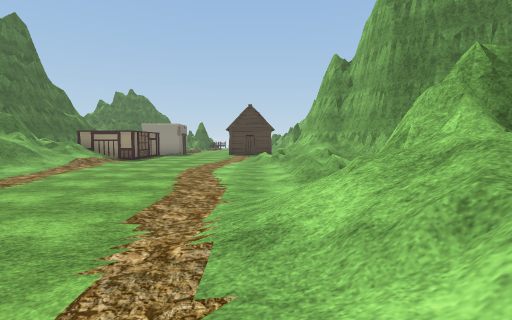
[1] (above)

18 first-person views from a walk through a Unity game level. The camera is 1.2 m above the floor, tilts 4° down and sees 85° across. The floor is counted in squares, 2 m on a side. Each view is taken from the middle of a square. On the plan, view 1 faces up. The plan holds only what a view shows up to about 9 squares ahead; the rest is blank. The place goes on beyond the plan. Some animated figures are left out. Some surface patterns are stand-ins.

[2]
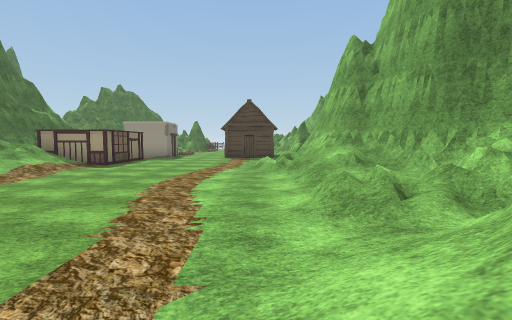

[3]
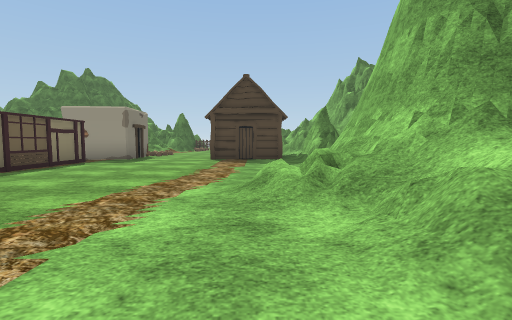

[4]
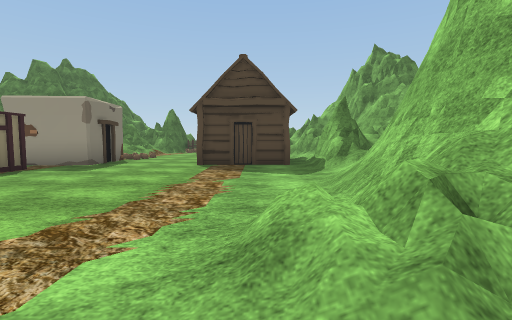

[5]
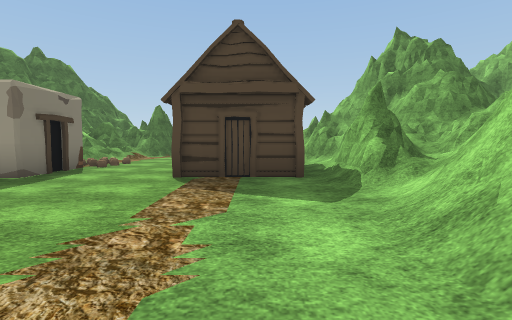

[6]
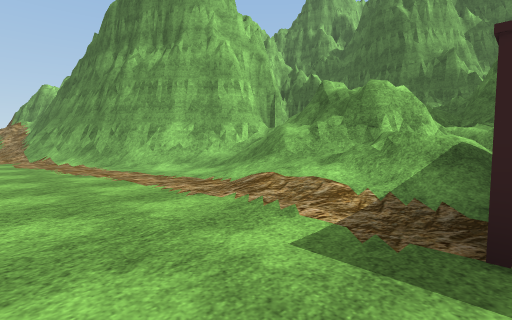

[7]
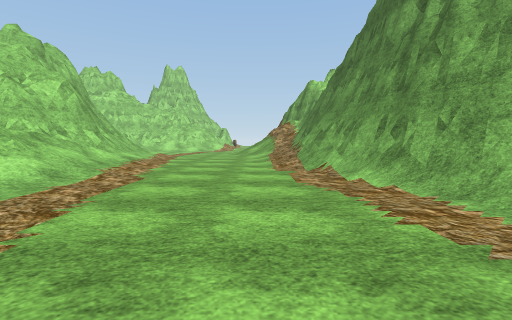

[8]
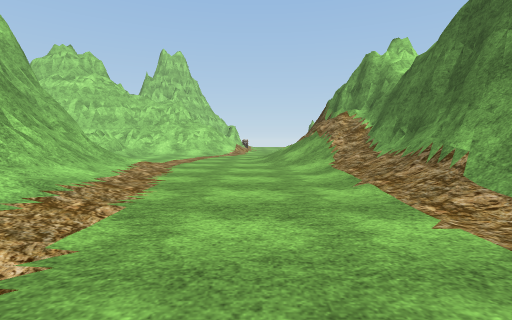

[9]
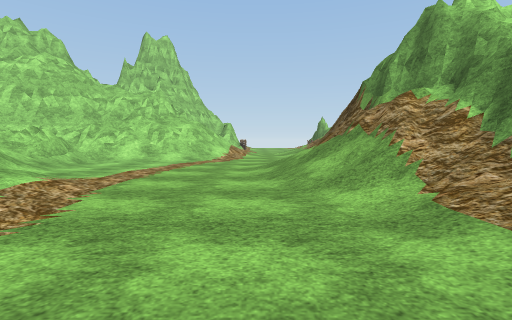

[10]
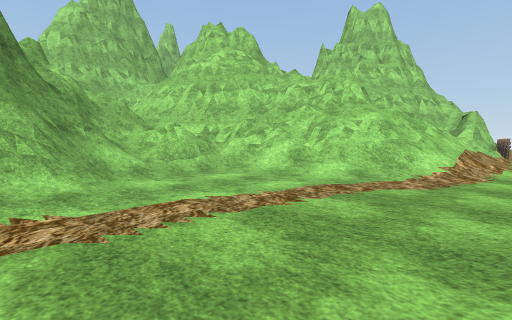

[11]
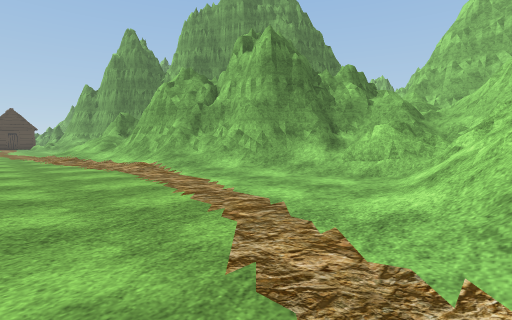

[12]
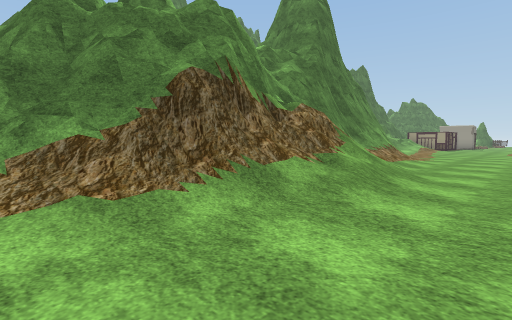

[13]
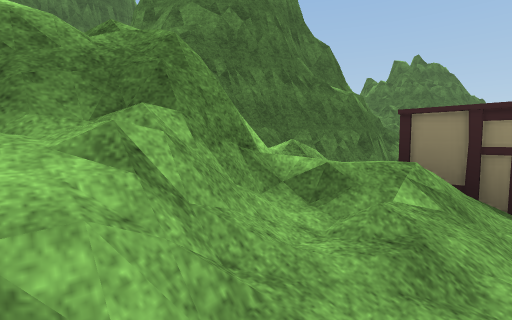

[14]
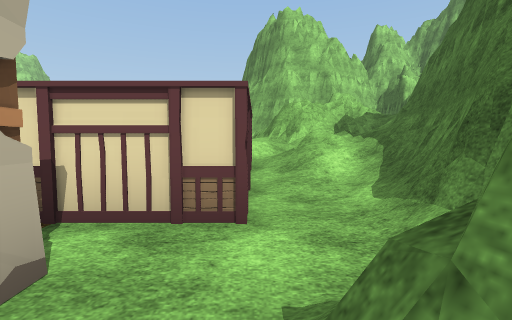

[15]
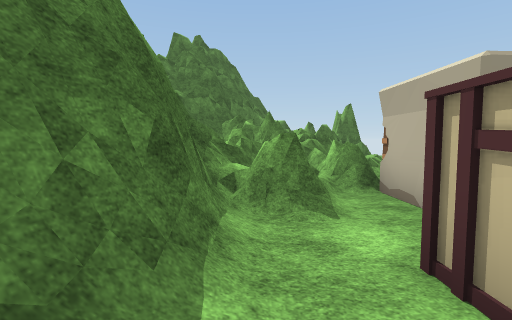

[16]
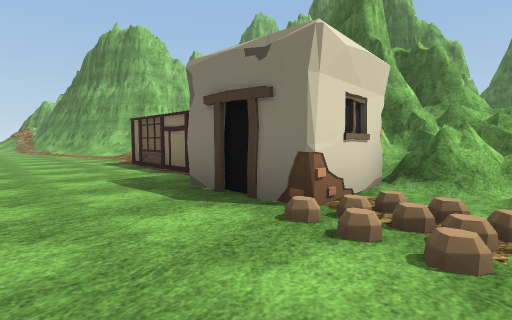

[17]
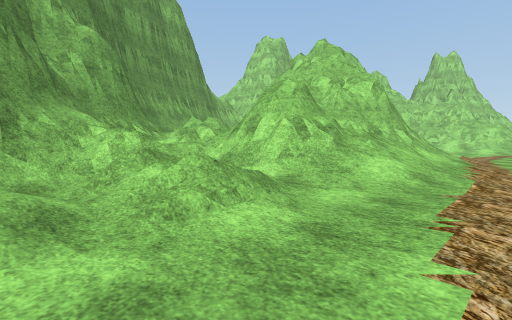

[18]
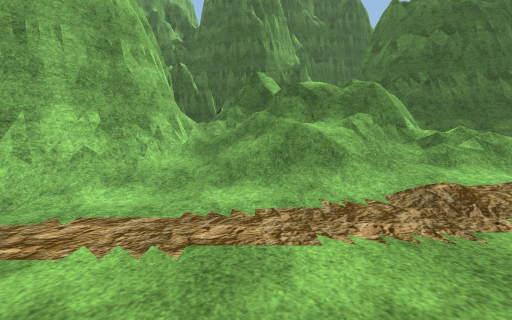

### Floor plan
Key: @ floor where view 1 was taken; # wall or solid block; . main floor; : floor 0.25 m higher than the main floor; + floor 2.25 m higher than the main floor; * floor 3.5 m higher than the main floor; / step, stairs or slope; = window, fence, low wall or low ledge; ^ raised ledge; H hut; O other object.
Columns run from 10 left of view 1 to 7 right of it. Each row starts with its distance up from view 1.
 18    #= ...  .##
 17  ####OO..H ./#
 16  ##/###..H .##
 15  #=/O##..HH.#=
 14  #/.........=#
 13 ##.###......##
 12 #//###...../#
 11 #//^^#...../#
 10 #=#=/.....//#
  9 #^^#/.....//##
  8 ##^#/......//#
  7 ###/.......//##
  6  #//.......///#
  5  ###/......///#
  4    ##/...../###
  3     #/....//#=
  2     ##....//=#
  1      #/...:/##
  0      #=...@/#
 -1      #/..../#
 -2      #/..../##
 -3      #//.../=#
 -4      #//.../=##
 -5      ##/..../#####
 -6      ##/.....//#*=
 -7      ##/.....#=++#
 -8     ##/....//==###
 -9     #=/.../=#=###

Where each view was taken, in squares from view 1:
view 1: 0 up, 0 right, facing up
view 2: 2 up, 0 right, facing up
view 3: 6 up, 0 right, facing up
view 4: 8 up, 0 right, facing up
view 5: 10 up, 0 right, facing up
view 6: 11 up, 3 left, facing down-left
view 7: 7 up, 3 left, facing down
view 8: 3 up, 2 left, facing down
view 9: 0 up, 2 left, facing down
view 10: 4 down, 2 left, facing down-right
view 11: 9 down, 2 left, facing up-right
view 12: 9 down, 1 left, facing up-left
view 13: 8 up, 6 left, facing up-left
view 14: 16 up, 7 left, facing down
view 15: 12 up, 8 left, facing up
view 16: 18 up, 2 left, facing down-left
view 17: 7 up, 1 left, facing down-right
view 18: 7 up, 3 left, facing left
